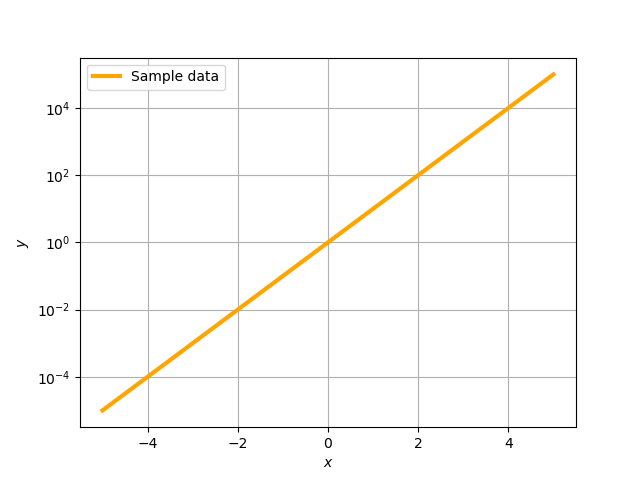

Python code for this plot:
#!/usr/pkg/bin/python3.9

#
# Time-stamp: <2023/03/02 13:59:39 (CST) daisuke>
#

# importing numpy module
import numpy

# importing matplotlib module
import matplotlib.backends.backend_agg
import matplotlib.figure

# data to be plotted
data_x = numpy.linspace (-5.0, 5.0, 101)
data_y = 10.0**data_x

# output file name
file_output = 'advobs202302_s03_05_01.png'

# making a fig object
fig = matplotlib.figure.Figure ()

# making a canvas object
canvas = matplotlib.backends.backend_agg.FigureCanvasAgg (fig)

# making an axes object
ax = fig.add_subplot (111)

# making a plot using object-oriented interface
ax.plot (data_x, data_y, linestyle='-', linewidth=3.0, color='orange', \
         label='Sample data')

# setting log-scale
ax.set_yscale ('log')

# setting labels for x-axis and y-axis
ax.set_xlabel ('$x$')
ax.set_ylabel ('$y$')

# showing grid
ax.grid ()

# adding legend to the plot
ax.legend ()

# saving a plot as a file
fig.savefig (file_output)
